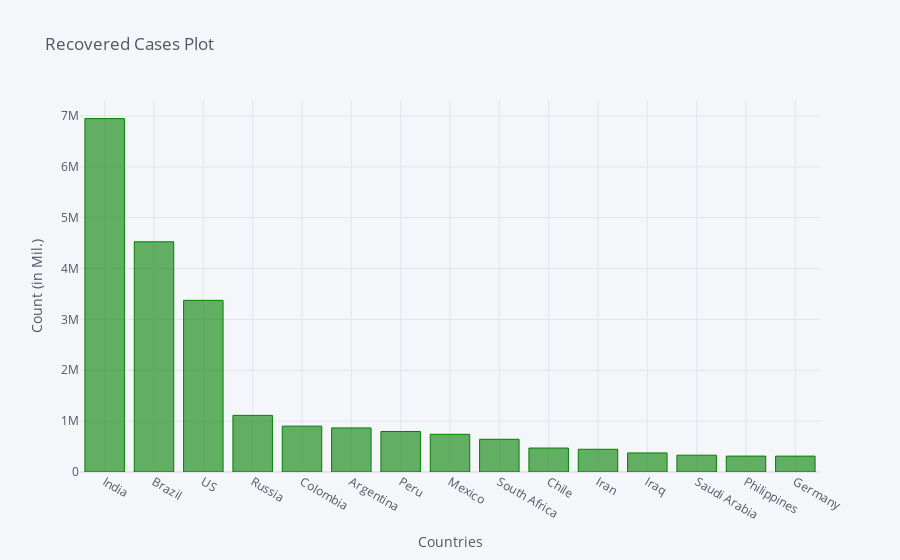

Source (notebook cell):
### Code cell
recovered_df2_plot.iplot(kind='bar', x='Country/Region', y='10/23/20',color='green',
                         title='Recovered Cases Plot',xTitle='Countries',yTitle='Count (in Mil.)')

### Figure 1 — Plotly figure (JSON) as saved in the notebook; plotly's stock layout.template omitted (floating-point values rounded to 4 significant figures)
{"data": [{"marker": {"color": "rgba(0, 128, 0, 0.6)", "line": {"color": "rgba(0, 128, 0, 1.0)", "width": 1}}, "name": "10/23/20", "orientation": "v", "text": "", "type": "bar", "x": ["India", "Brazil", "US", "Russia", "Colombia", "Argentina", "Peru", "Mexico", "South Africa", "Chile", "Iran", "Iraq", "Saudi Arabia", "Philippines", "Germany"], "y": [6948497, 4526393, 3375427, 1113736, 901652, 866695, 796719, 740934, 643523, 471166, 446685, 375188, 330578, 312691, 312347]}], "layout": {"legend": {"bgcolor": "#F5F6F9", "font": {"color": "#4D5663"}}, "paper_bgcolor": "#F5F6F9", "plot_bgcolor": "#F5F6F9", "title": {"font": {"color": "#4D5663"}, "text": "Recovered Cases Plot"}, "xaxis": {"gridcolor": "#E1E5ED", "showgrid": true, "tickfont": {"color": "#4D5663"}, "title": {"font": {"color": "#4D5663"}, "text": "Countries"}, "zerolinecolor": "#E1E5ED"}, "yaxis": {"gridcolor": "#E1E5ED", "showgrid": true, "tickfont": {"color": "#4D5663"}, "title": {"font": {"color": "#4D5663"}, "text": "Count (in Mil.)"}, "zerolinecolor": "#E1E5ED"}}}
